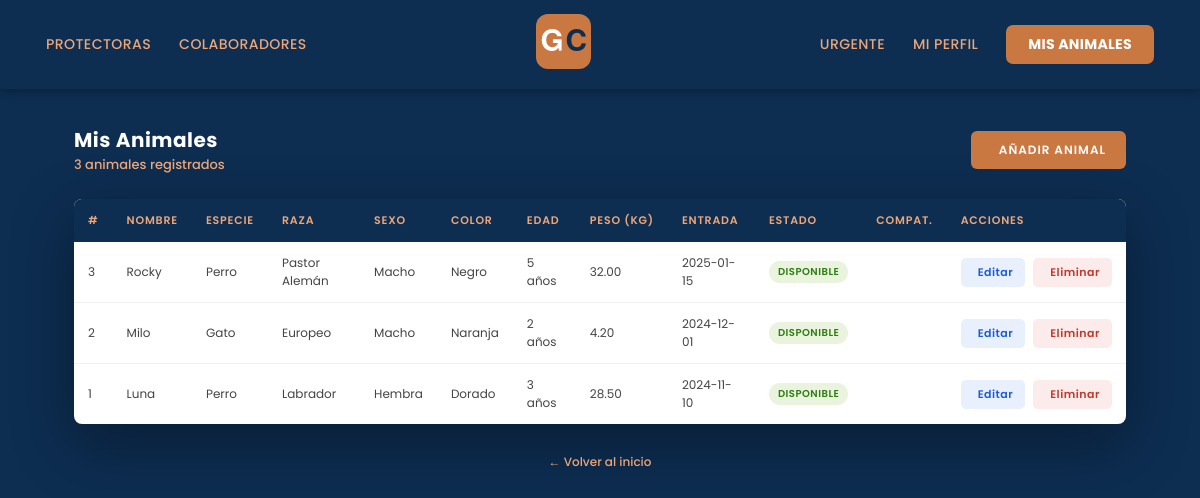
Page /public/listaAnimal.php (signed in) on the committed database.
### tables this page shows
CREATE TABLE Animales (
    id_animal              INT AUTO_INCREMENT PRIMARY KEY,
    id_protectora          INT,
    nombre                 VARCHAR(100) NOT NULL,
    id_estado              INT,
    especie                VARCHAR(50),
    raza                   VARCHAR(50),
    sexo                   CHAR(1),
    color                  VARCHAR(50),
    peso                   DECIMAL(5,2),
    edad                   INT,
    fecha_entrada          DATE,
    descripcion            TEXT,
    compatibilidad_perros  BOOLEAN DEFAULT FALSE,
    compatibilidad_gatos   BOOLEAN DEFAULT FALSE,
    compatibilidad_ninos   BOOLEAN DEFAULT FALSE,

    CONSTRAINT fk_animal_protectora FOREIGN KEY (id_protectora)
        REFERENCES Protectora(id_protectora) ON DELETE CASCADE,

    CONSTRAINT fk_animal_estado FOREIGN KEY (id_estado)
        REFERENCES EstadoAnimal(id_estado) ON DELETE SET NULL
);

CREATE TABLE EstadoAnimal (
    id_estado   INT AUTO_INCREMENT PRIMARY KEY,
    nombre      VARCHAR(50) NOT NULL UNIQUE
);

### public/listaAnimal.php (the view, shortened to what this page needs)
<?php
require "../src/sesion/conexion.php";
$id_protectora = $_SESSION["id"];
$consulta = $_conexion->prepare(
    "SELECT a.id_animal, a.nombre, a.especie, a.raza, a.sexo, a.color, a.peso, a.edad,
            a.fecha_entrada, a.descripcion,
            a.compatibilidad_perros, a.compatibilidad_gatos, a.compatibilidad_ninos,
            e.nombre AS estado
     FROM Animales a
     LEFT JOIN EstadoAnimal e ON a.id_estado = e.id_estado
     WHERE a.id_protectora = ?
     ORDER BY a.id_animal DESC"
);
$consulta->bind_param("i", $id_protectora);
$consulta->execute();
$animales = $consulta->get_result()->fetch_all(MYSQLI_ASSOC);
?>
<!DOCTYPE html>
<html lang="es">
<head>
    <link rel="stylesheet" href="https://cdnjs.cloudflare.com/ajax/libs/material-design-iconic-font/2.2.0/css/material-design-iconic-font.min.css">
    <link rel="stylesheet" href="css/header.css">
</head>
<body>
<header>
    <nav class="hBotones">
        <a class="hBoton" href="" target="_self">PROTECTORAS</a>
        <a class="hBoton" href="" target="_self">COLABORADORES</a>
    </nav>
    <nav id="header-izq">
        <a href="index.php" target="_self">
            <img src="../img/profile/default/oficiales/logo.svg" alt="Go Catch" height="40">
        </a>
    </nav>
    <nav class="hBotones">
        <a class="hBoton" href="" target="_self">URGENTE</a>
        <a class="hBoton" href="perfil.php" target="_self">MI PERFIL</a>
        <a href="listaAnimal.php" target="_self" id="boton-destacado">MIS ANIMALES</a>
    </nav>
</header>
<div id="main-wrapper">
    <div class="section-header">
        <div>
            <h2>Mis Animales</h2>
            <span><?= count($animales) ?> animal<?= count($animales) !== 1 ? 'es' : '' ?> registrado<?= count($animales) !== 1 ? 's' : '' ?></span>
        </div>
        <a href="addAnimal.php" class="btn-add">
            <i class="zmdi zmdi-plus"></i> AÑADIR ANIMAL
        </a>
    </div>
    <div class="card">
        <?php if (empty($animales)): ?>
            <div class="empty-state">
                <i class="zmdi zmdi-collection-item-3"></i>
                <p>Todavía no tienes ningún animal registrado.</p>
                <a href="addAnimal.php" class="btn-add">
                    <i class="zmdi zmdi-plus"></i> AÑADIR PRIMER ANIMAL
                </a>
            </div>
        <?php else: ?>
            <div class="tabla-wrapper">
                <table>
                    <thead>
                        <tr>
                            <th>#</th>
                            <th>Nombre</th>
                            <th>Especie</th>
                            <th>Raza</th>
                            <th>Sexo</th>
                            <th>Color</th>
                            <th>Edad</th>
                            <th>Peso (kg)</th>
                            <th>Entrada</th>
                            <th>Estado</th>
                            <th>Compat.</th>
                            <th>Acciones</th>
                        </tr>
                    </thead>
                    <tbody>
                        <?php foreach ($animales as $a): ?>
                        <tr>
                            <td><?= $a['id_animal'] ?></td>
                            <td><?= htmlspecialchars($a['nombre'] ?? '—') ?></td>
                            <td><?= htmlspecialchars($a['especie'] ?? '—') ?></td>
                            <td><?= htmlspecialchars($a['raza']    ?? '—') ?></td>
                            <td>
                                <?php
                                    $sexo_map = ['M' => 'Macho', 'H' => 'Hembra'];
                                    echo htmlspecialchars($sexo_map[$a['sexo']] ?? '—');
                                ?>
                            </td>
                            <td><?= htmlspecialchars($a['color'] ?? '—') ?></td>
                            <td><?= $a['edad'] !== null ? $a['edad'] . ' años' : '—' ?></td>
                            <td><?= $a['peso'] !== null ? number_format($a['peso'], 2) : '—' ?></td>
                            <td><?= $a['fecha_entrada'] ?? '—' ?></td>
                            <td>
                                <?php
                                    $estado     = strtolower($a['estado'] ?? '');
                                    $badge_map  = [
                                        'disponible' => 'badge-disponible',
                                        'adoptado'   => 'badge-adoptado',
                                        'reservado'  => 'badge-reservado',
                                        'en_acogida' => 'badge-en_acogida',
                                    ];
                                    $badge_class = $badge_map[$estado] ?? 'badge-default';
                                ?>
                                <span class="badge <?= $badge_class ?>">
                                    <?= htmlspecialchars($a['estado'] ?? '—') ?>
                                </span>
                            </td>
                            <td>
                            </td>
                            <td>
                                <div class="acciones">
                                    <a href="editAnimal.php?id=<?= $a['id_animal'] ?>" class="btn-editar">
                                        <i class="zmdi zmdi-edit"></i> Editar
                                    </a>
                                    <form method="POST" action="listaAnimal.php"
                                          onsubmit="return confirm('¿Seguro que quieres eliminar este animal?')">
                                        <button type="submit" class="btn-eliminar">
                                            <i class="zmdi zmdi-delete"></i> Eliminar
                                        </button>
                                    </form>
                                </div>
                            </td>
                        </tr>
                        <?php endforeach; ?>
                    </tbody>
                </table>
            </div>
        <?php endif; ?>
    </div>
    <div class="volver">
        <a href="index.php">← Volver al inicio</a>
    </div>
</div>
</body>
</html>

### public/css/header.css (style rules this page uses)
header { width: 100%; display: flex; justify-content: space-between; align-items: center; padding: 14px 36px; background-color: #0D2D51; box-shadow: 0 2px 10px rgba(0, 0, 0, 0.3); box-sizing: border-box; }
#header-izq img { height: 55px; }
a { font-family: 'Poppins', sans-serif; }
.hBotones { display: flex; align-items: center; gap: 28px; padding: 8px 10px; }
.hBoton { text-decoration: none; color: #EDA677; font-weight: 500; font-size: 0.88rem; letter-spacing: 0.4px; position: relative; transition: color 0.3s; }
.hBoton::after { content: ""; position: absolute; left: 0; bottom: -5px; width: 0%; height: 2px; background-color: #CA7842; transition: 0.3s; }
#boton-destacado { text-decoration: none; padding: 9px 22px; border-radius: 7px; color: #ffffff; font-weight: 700; font-size: 0.88rem; background-color: #CA7842; transition: all 0.25s ease; letter-spacing: 0.3px; }

### public/listaAnimal.php (style rules this page uses)
*, *::before, *::after { box-sizing: border-box; }
body { font-family: 'Poppins', sans-serif; font-size: 13px; color: #333; margin: 0; background: #0D2D51; min-height: 100vh; }
p, h1, h2, h3 { margin: 0; }
a { text-decoration: none; }
#main-wrapper { max-width: 1100px; margin: 0 auto; padding: 36px 24px 60px; }
.section-header { display: flex; align-items: center; justify-content: space-between; margin-bottom: 24px; }
.section-header h2 { color: #fff; font-size: 20px; font-weight: 700; letter-spacing: 0.5px; }
.section-header span { font-size: 13px; color: #EDA677; font-weight: 500; }
.btn-add { display: inline-flex; align-items: center; gap: 8px; background: #CA7842; color: #fff; font-family: 'Poppins', sans-serif; font-size: 12px; font-weight: 600; letter-spacing: 1px; padding: 10px 20px; border-radius: 6px; border: none; cursor: pointer; text-decoration: none; transition: background 0.2s, transform 0.15s; }
.card { background: #fff; border-radius: 8px; box-shadow: 0 20px 60px rgba(0, 0, 0, 0.35); overflow: hidden; }
.tabla-wrapper { overflow-x: auto; }
table { width: 100%; border-collapse: collapse; min-width: 860px; }
thead tr { background: #0D2D51; color: #EDA677; }
thead th { padding: 13px 14px; font-size: 11px; font-weight: 600; letter-spacing: 0.8px; text-transform: uppercase; text-align: left; white-space: nowrap; }
tbody tr { border-bottom: 1px solid #f0f0f0; transition: background 0.15s; }
tbody tr:last-child { border-bottom: none; }
tbody td { padding: 12px 14px; font-size: 12px; color: #444; vertical-align: middle; }
.badge { display: inline-block; padding: 3px 9px; border-radius: 20px; font-size: 10px; font-weight: 600; letter-spacing: 0.5px; text-transform: uppercase; white-space: nowrap; }
.badge-disponible { background: #EAF3DE; color: #2e7d12; }
.acciones { display: flex; gap: 8px; white-space: nowrap; }
.btn-editar, .btn-eliminar { display: inline-flex; align-items: center; gap: 5px; padding: 6px 12px; border-radius: 5px; font-size: 11px; font-weight: 600; letter-spacing: 0.5px; cursor: pointer; border: none; font-family: 'Poppins', sans-serif; transition: background 0.2s, transform 0.15s; text-decoration: none; }
.btn-editar { background: #e8f0fe; color: #1a5cd6; }
.btn-eliminar { background: #FCEBEB; color: #c0392b; }
.volver { margin-top: 28px; text-align: center; }
.volver a { font-size: 12px; font-weight: 500; color: #EDA677; transition: color 0.2s; }

### rows in the picture
animales: id_animal "3", nombre "Rocky", especie "Perro", raza "Pastor Alemán", sexo "Macho", color "Negro", edad "5", peso "32.00", fecha_entrada "2025-01-15", id_estado.nombre "DISPONIBLE"
animales: id_animal "2", nombre "Milo", especie "Gato", raza "Europeo", sexo "Macho", color "Naranja", edad "2", peso "4.20", fecha_entrada "2024-12-01", id_estado.nombre "DISPONIBLE"
animales: id_animal "1", nombre "Luna", especie "Perro", raza "Labrador", sexo "Hembra", color "Dorado", edad "3", peso "28.50", fecha_entrada "2024-11-10", id_estado.nombre "DISPONIBLE"

### other values in the picture
count($animales) "3"
